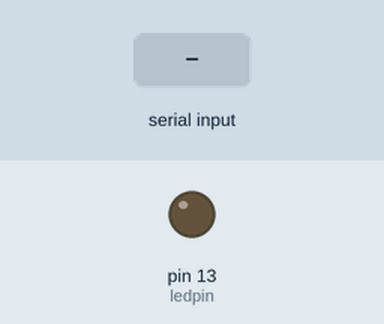
This sketch was run on a simulated Arduino Uno, built with avr-gcc and run on an emulated ATmega328P. Parts: output pins drawn as LEDs (lit = HIGH). The test bench sets the inputs (shaded band). What the sketch prints to the serial monitor is not drawn.

Above: at 1.4 s.
1.5 s: "1" received over Serial
At 2.9 s:
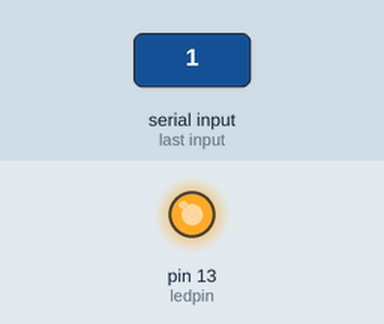
Timing chart, 0 to 4.5 s (numbered marks = the images above; inputs shaded):
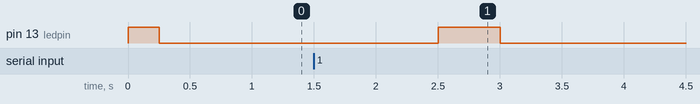

The sketch:

Pong.ino
```cpp
int const ledpin = 13;
char ping[2];

void setup(){
  // Start up our serial port, we configured our XBEE devices for 9600 bps.
  Serial.begin(9600);
  pinMode(ledpin, OUTPUT);
  digitalWrite(ledpin, HIGH);
  delay(250);
  digitalWrite(ledpin, LOW);
}

void loop(){}

void serialEvent(){
  Serial.readBytes(ping, 2);  // Recieve ping
  digitalWrite(ledpin, HIGH); // Has ping
  delay(500);
  Serial.write((byte *)ping, 2);      // Send pong
  digitalWrite(ledpin, LOW);  // Loose ping
}
```

Measured:
- after the input at 1.5 s, pin 13 (ledpin): LOW → HIGH after 1.0 s, → LOW 0.50 s later
